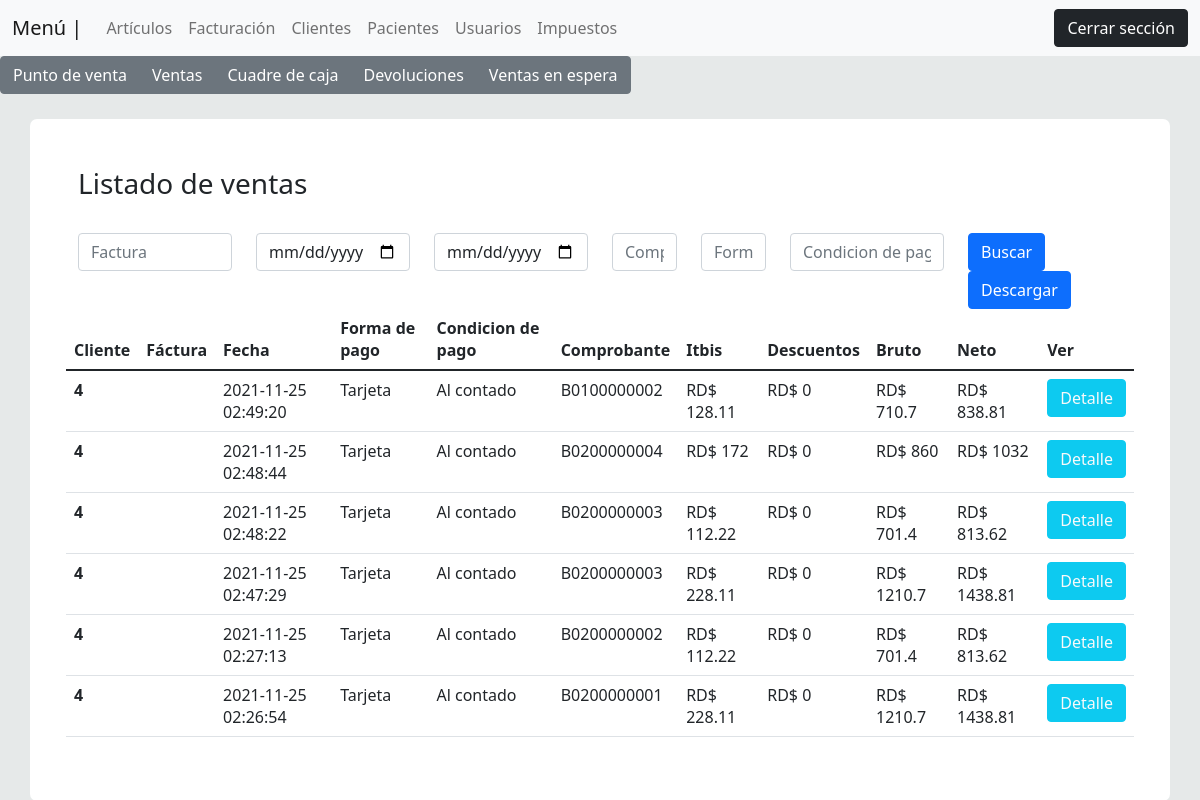
/views/reportes_de_ventas.php (signed in), run on an earlier commit of the app's database.
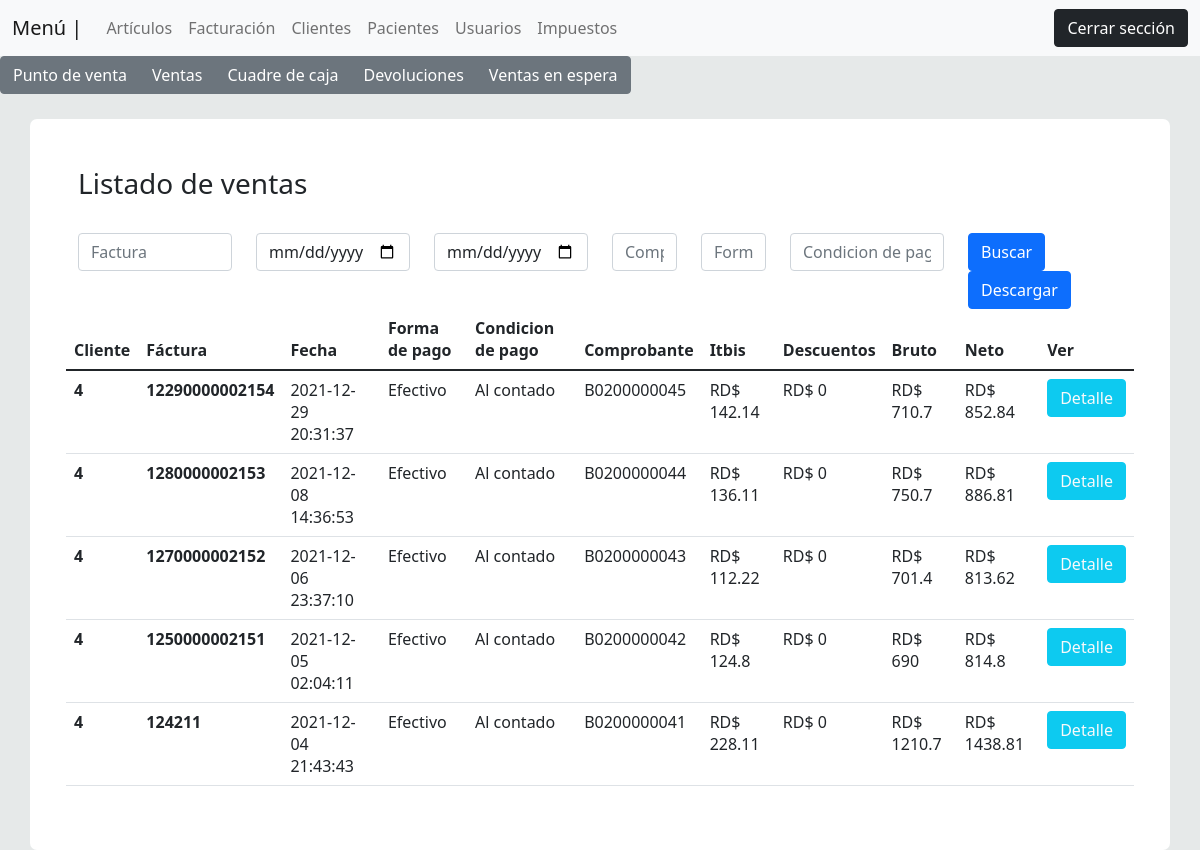
And on a later commit of the database.
### tables this page shows
CREATE TABLE `venta_cabecera` (
  `id` int(11) NOT NULL,
  `numero_factura` varchar(50) NOT NULL,
  `codigo_detalles` varchar(100) NOT NULL,
  `cliente` int(7) NOT NULL,
  `forma_pago` varchar(100) NOT NULL,
  `condicion_pago` varchar(50) NOT NULL,
  `comprobante` varchar(50) NOT NULL,
  `neto` float NOT NULL,
  `itbis` float NOT NULL,
  `bruto` float NOT NULL,
  `descuentos` float DEFAULT NULL,
  `creado_por` varchar(50) NOT NULL,
  `status` varchar(10) NOT NULL DEFAULT 'Activo',
  `fecha_creacion` timestamp NOT NULL DEFAULT current_timestamp() ON UPDATE current_timestamp(),
  `fecha_modificacion` date DEFAULT NULL,
  `modificado_por` varchar(100) DEFAULT NULL,
  `fecha_borrado` date DEFAULT NULL,
  `borrado_por` varchar(100) DEFAULT NULL
);

### views/reportes_de_ventas.php (the view, shortened to what this page needs)
<?php
 include('plantilla/menu_top.php');
 include('plantilla/menu_ventas.php');
 include('../backend/inventario/listas_articulos.php');
 $consulta_ventas = "SELECT * FROM venta_cabecera order by id desc";
 $query_ventas = $conexion->query($consulta_ventas);
?>
<div class="p-5 contenido">
     <h3>Listado de ventas</h3> <br>
        <div class="row">
            <div class="col-md-2" id="Factura">
                <input type="text" class="form-control" name="" id="factura" placeholder="Factura"><br>
            </div>
            <div class="col-md-2" id="Desde">
                <input type="date" class="form-control"  id="desde" placeholder="Buscar articulo"><br>
            </div>
            <div class="col-md-2" id="Hasta">
                <input type="date" class="form-control" name="hasta" id="hasta" placeholder="Buscar articulo"><br>
            </div>
            <div class="col-md-1" id="Comprobante">
                <input type="text" class="form-control" name="" id="comprobante" placeholder="Comprobante"><br>
            </div>
            <div class="col-md-1" id="Formadepago">
                <input type="text" class="form-control" name="" id="forma" placeholder="Forma de pago"><br>
            </div>
            <div class="col-md-2" id="Condicion">
                <input type="text" class="form-control" name="" id="condicion" placeholder="Condicion de pago"><br>
            </div>
            <div class="col-md-2">
                <button class="btn btn-primary" id="busqueda">Buscar</button>
                <button class="btn btn-primary">Descargar</button>
            </div>
        <table class="table" id="caja_init">
          <thead>
            <tr>
              <th scope="col">Cliente</th>
              <th scope="col">Fáctura</th>
              <th scope="col">Fecha</th>
              <th scope="col">Forma de pago</th>
              <th scope="col">Condicion de pago</th>
              <th scope="col">Comprobante</th>
              <th scope="col">Itbis</th>
              <th scope="col">Descuentos</th>
              <th scope="col">Bruto</th>
              <th scope="col">Neto</th>
              <th scope="col">Ver</th>
            </tr>
          </thead>
          <tbody>
              <?php
                while($venta = $query_ventas->fetch_assoc()){
                ?>
                    <tr>
                        <th scope="row"><?php echo $venta["cliente"] ?></th>
                        <th ><?php echo $venta["numero_factura"] ?></th>
                        <td ><?php echo $venta["fecha_creacion"] ?></td>
                        <td><?php echo $venta["forma_pago"] ?></td>
                        <td><?php echo $venta["condicion_pago"] ?></td>
                        <td><?php echo $venta["comprobante"] ?></td>
                        <td><?php echo "RD$ ".$venta["itbis"] ?></td>
                        <td><?php echo "RD$ ".$venta["descuentos"] ?></td>
                        <td><?php echo "RD$ ".$venta["bruto"] ?></td>
                        <td><?php echo "RD$ ".$venta["neto"] ?></td>
                        <td> <button class=" btn btn-info text-light" data-toggle="modal" data-target="#exampleModal<?php echo $venta["id"] ?>">Detalle</button> </td>
                    </tr>
                <?php
                }
              ?>
          </tbody>
        </table>
        </div>
</div>

What changed in the data, as far as the page shows it:
removed venta_cabecera: cliente "4", fecha_creacion "2021-11-25 02:49:20", forma_pago "Tarjeta", condicion_pago "Al contado", comprobante "B0100000002", itbis "128.11", descuentos "0", bruto "710.7", neto "838.81"
removed venta_cabecera: cliente "4", fecha_creacion "2021-11-25 02:48:44", forma_pago "Tarjeta", condicion_pago "Al contado", comprobante "B0200000004", itbis "172", descuentos "0", bruto "860", neto "1032"
removed venta_cabecera: cliente "4", fecha_creacion "2021-11-25 02:48:22", forma_pago "Tarjeta", condicion_pago "Al contado", comprobante "B0200000003", itbis "112.22", descuentos "0", bruto "701.4", neto "813.62"
removed venta_cabecera: cliente "4", fecha_creacion "2021-11-25 02:47:29", forma_pago "Tarjeta", condicion_pago "Al contado", comprobante "B0200000003", itbis "228.11", descuentos "0", bruto "1210.7", neto "1438.81"
removed venta_cabecera: cliente "4", fecha_creacion "2021-11-25 02:27:13", forma_pago "Tarjeta", condicion_pago "Al contado", comprobante "B0200000002", itbis "112.22", descuentos "0", bruto "701.4", neto "813.62"
removed venta_cabecera: cliente "4", fecha_creacion "2021-11-25 02:26:54", forma_pago "Tarjeta", condicion_pago "Al contado", comprobante "B0200000001", itbis "228.11", descuentos "0", bruto "1210.7", neto "1438.81"
added venta_cabecera: cliente "4", numero_factura "12290000002154", fecha_creacion "2021-12-29 20:31:37", forma_pago "Efectivo", condicion_pago "Al contado", comprobante "B0200000045", itbis "142.14", descuentos "0", bruto "710.7", neto "852.84"
added venta_cabecera: cliente "4", numero_factura "1280000002153", fecha_creacion "2021-12-08 14:36:53", forma_pago "Efectivo", condicion_pago "Al contado", comprobante "B0200000044", itbis "136.11", descuentos "0", bruto "750.7", neto "886.81"
added venta_cabecera: cliente "4", numero_factura "1270000002152", fecha_creacion "2021-12-06 23:37:10", forma_pago "Efectivo", condicion_pago "Al contado", comprobante "B0200000043", itbis "112.22", descuentos "0", bruto "701.4", neto "813.62"
added venta_cabecera: cliente "4", numero_factura "1250000002151", fecha_creacion "2021-12-05 02:04:11", forma_pago "Efectivo", condicion_pago "Al contado", comprobante "B0200000042", itbis "124.8", descuentos "0", bruto "690", neto "814.8"
added venta_cabecera: cliente "4", numero_factura "124211", fecha_creacion "2021-12-04 21:43:43", forma_pago "Efectivo", condicion_pago "Al contado", comprobante "B0200000041", itbis "228.11", descuentos "0", bruto "1210.7", neto "1438.81"
